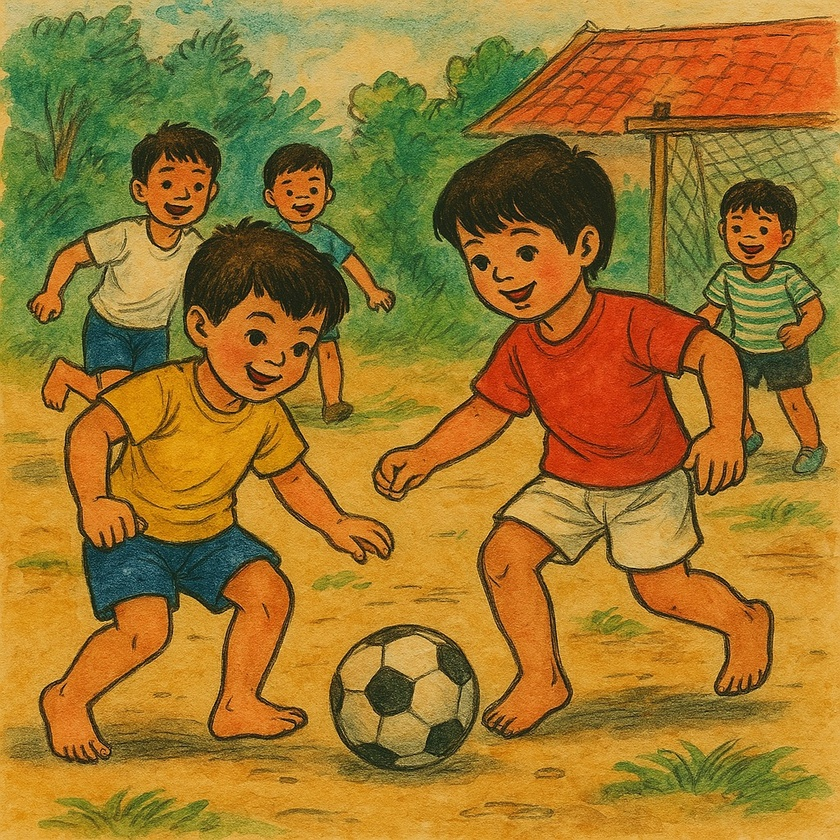
#> input picture Python/opencv/images/original.jpg, 840 x 840 px, shrunk from 1024 x 1024 before the run
$ python sketch2.py
#> lines starting #> are read from the running program, lines starting #| are printed output that depends on the picture; after the words box and inside, x2 and y2 are one past the last pixel; in counts of white or black regions, pixels touching at a corner belong together
"""
2. Dò cạnh Canny kèm tiền xử lý và hậu xử lý
Nếu bạn muốn giữ phong cách line art (chỉ đường viền) nhưng không bị nhiễu, hãy kết hợp các bước:

Chuyển sang ảnh xám.

Giảm nhiễu bằng Gaussian Blur (hoặc Bilateral Filter) trước khi chạy Canny.

Chọn ngưỡng Canny phù hợp (ví dụ (50, 150), (100, 200),...).

Xử lý hình thái (Morphological) để xóa các đốm nhiễu li ti (mở/đóng ảnh - cv2.morphologyEx).

"""

import cv2
import numpy as np

# Đọc ảnh gốc
img = cv2.imread('images/original.jpg')
#> img is the input picture: shape (840, 840, 3); mean B, G, R 44.9, 118.9, 157
if img is None:
    print("Không thể đọc ảnh.")
    exit()

# 1) Chuyển sang ảnh xám
gray = cv2.cvtColor(img, cv2.COLOR_BGR2GRAY)
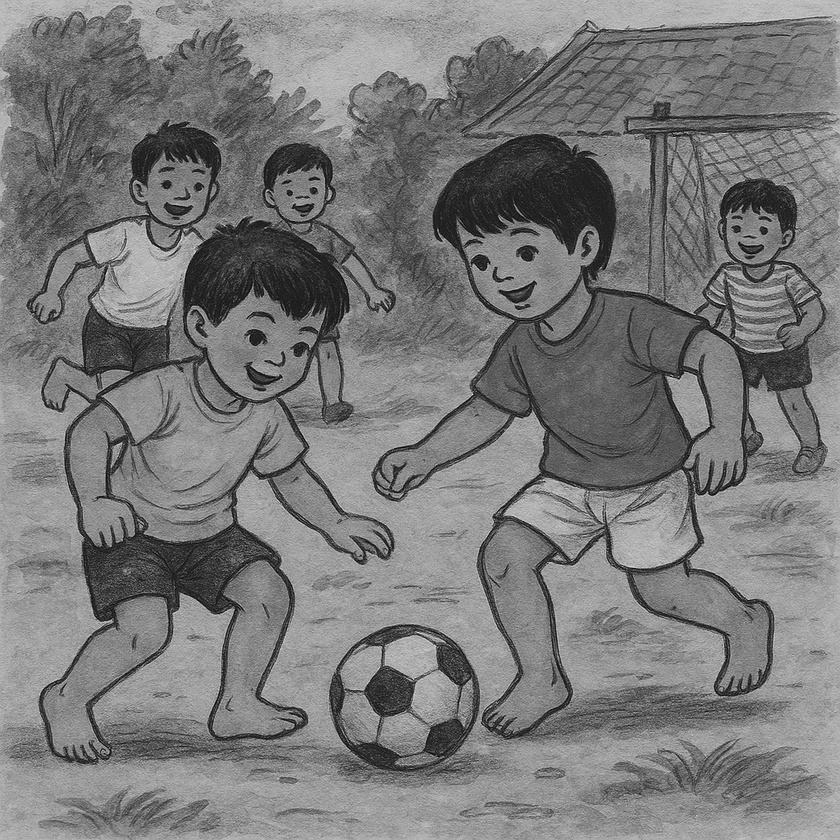
#> gray: shape (840, 840); min 4, max 229, mean 121.9

# 2) Giảm nhiễu bằng GaussianBlur
gray = cv2.GaussianBlur(gray, (3, 3), 0)

# 3) Dò cạnh Canny
edges = cv2.Canny(gray, 50, 150)
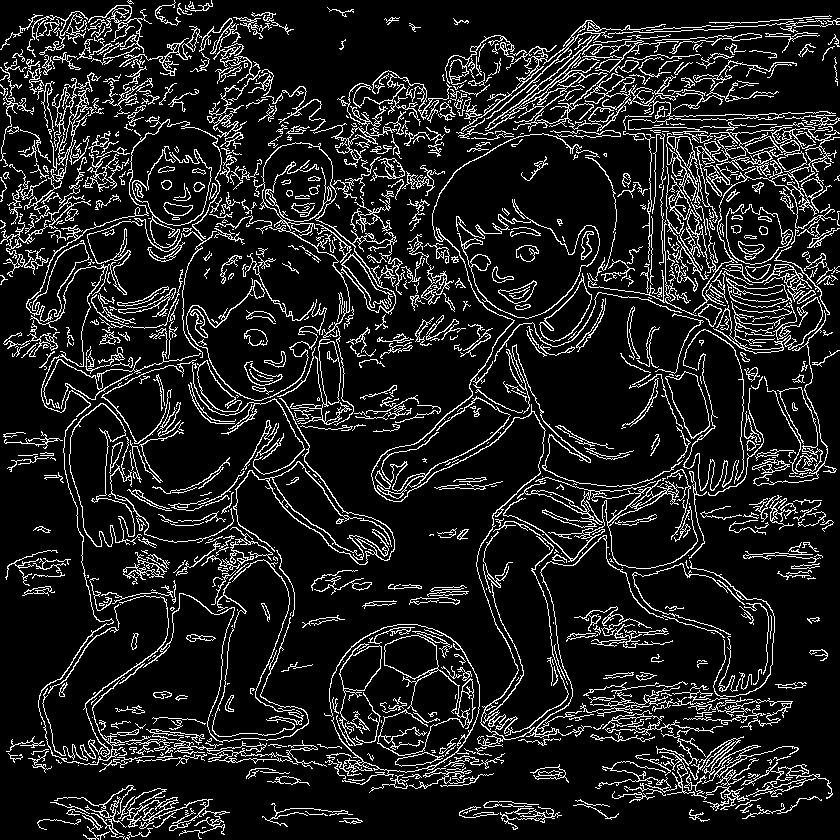
#> edges: shape (840, 840); 12.4% white in thin lines or dots

# 4) Xử lý hình thái để làm gọn nét
#    - Dùng phép 'dilate' rồi 'erode' (hoặc ngược lại) để bớt nhiễu
kernel = np.ones((3,3), np.uint8)
edges = cv2.dilate(edges, kernel, iterations=1)
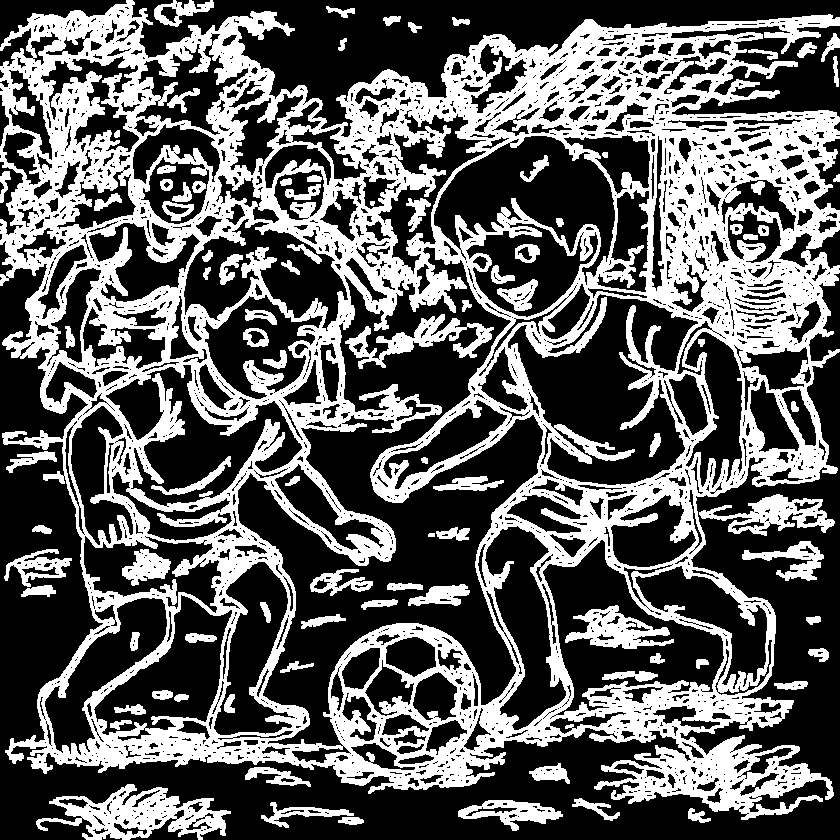
#> edges: shape (840, 840); 37.3% white; 92 white regions, largest, box (x1, y1, x2, y2) and area: (0, 0, 840, 820) 228748, (36, 784, 231, 840) 5059, (345, 314, 494, 369) 2537
edges = cv2.erode(edges, kernel, iterations=1)
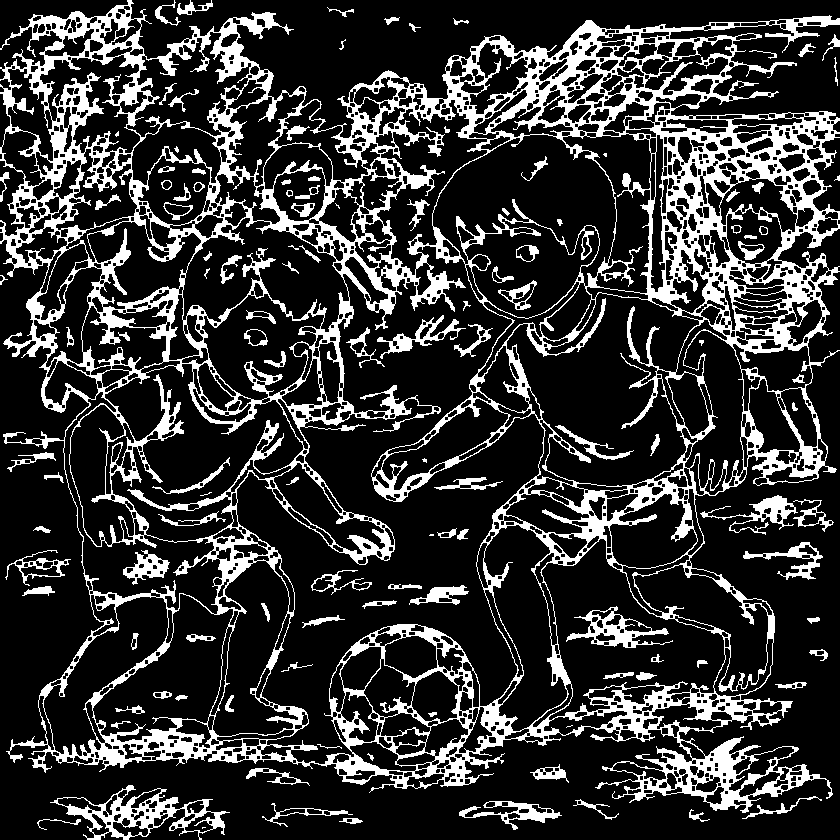
#> edges: shape (840, 840); 20.8% white; 124 white regions (13 under 20 px), largest, box (x1, y1, x2, y2) and area: (0, 0, 840, 813) 126500, (50, 785, 230, 840) 2780, (566, 606, 673, 648) 1313

# Đảo màu để đường viền thành trắng, nền thành đen
inverted_edges = cv2.bitwise_not(edges)

# Lưu ảnh kết quả
cv2.imwrite('images/line_art.jpg', inverted_edges)
print("Đã lưu ảnh line_art.jpg")
